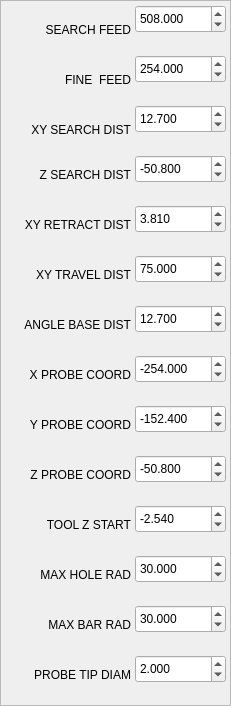
   <widget class="QFrame" name="frame_2">
    <property name="geometry">
     <rect>
      <x>960</x>
      <y>0</y>
      <width>231</width>
      <height>706</height>
     </rect>
    </property>
    <property name="frameShape">
     <enum>QFrame::StyledPanel</enum>
    </property>
    <property name="frameShadow">
     <enum>QFrame::Raised</enum>
    </property>
    <widget class="QLabel" name="label_6">
     <property name="geometry">
      <rect>
       <x>20</x>
       <y>20</y>
       <width>111</width>
       <height>19</height>
      </rect>
     </property>
     <property name="text">
      <string>SEARCH FEED</string>
     </property>
     <property name="alignment">
      <set>Qt::AlignRight|Qt::AlignTrailing|Qt::AlignVCenter</set>
     </property>
    </widget>
    <widget class="QLabel" name="label_8">
     <property name="geometry">
      <rect>
       <x>20</x>
       <y>70</y>
       <width>111</width>
       <height>19</height>
      </rect>
     </property>
     <property name="text">
      <string>FINE  FEED</string>
     </property>
     <property name="alignment">
      <set>Qt::AlignRight|Qt::AlignTrailing|Qt::AlignVCenter</set>
     </property>
    </widget>
    <widget class="QLabel" name="label_9">
     <property name="geometry">
      <rect>
       <x>10</x>
       <y>120</y>
       <width>121</width>
       <height>19</height>
      </rect>
     </property>
     <property name="text">
      <string> XY SEARCH DIST</string>
     </property>
     <property name="alignment">
      <set>Qt::AlignRight|Qt::AlignTrailing|Qt::AlignVCenter</set>
     </property>
    </widget>
    <widget class="QLabel" name="label_10">
     <property name="geometry">
      <rect>
       <x>10</x>
       <y>415</y>
       <width>121</width>
       <height>19</height>
      </rect>
     </property>
     <property name="text">
      <string>Y PROBE COORD</string>
     </property>
     <property name="alignment">
      <set>Qt::AlignRight|Qt::AlignTrailing|Qt::AlignVCenter</set>
     </property>
    </widget>
    <widget class="QLabel" name="label_11">
     <property name="geometry">
      <rect>
       <x>10</x>
       <y>215</y>
       <width>121</width>
       <height>19</height>
      </rect>
     </property>
     <property name="text">
      <string>XY RETRACT DIST</string>
     </property>
     <property name="alignment">
      <set>Qt::AlignRight|Qt::AlignTrailing|Qt::AlignVCenter</set>
     </property>
    </widget>
    <widget class="QLabel" name="label_15">
     <property name="geometry">
      <rect>
       <x>10</x>
       <y>365</y>
       <width>121</width>
       <height>19</height>
      </rect>
     </property>
     <property name="text">
      <string>X PROBE COORD</string>
     </property>
     <property name="alignment">
      <set>Qt::AlignRight|Qt::AlignTrailing|Qt::AlignVCenter</set>
     </property>
    </widget>
    <widget class="QDoubleSpinBox" name="probe_search_feed1">
     <property name="geometry">
      <rect>
       <x>135</x>
       <y>5</y>
       <width>91</width>
       <height>28</height>
      </rect>
     </property>
     <property name="toolTip">
      <string>Sets the Faster search feedrate</string>
     </property>
     <property name="decimals">
      <number>3</number>
     </property>
     <property name="maximum">
      <double>600.000000000000000</double>
     </property>
     <property name="singleStep">
      <double>0.100000000000000</double>
     </property>
     <property name="value">
      <double>508.000000000000000</double>
     </property>
     <property name="function" stdset="0">
      <string>hal_pin</string>
     </property>
     <property name="pin_name" stdset="0">
      <string>probe_search_feed</string>
     </property>
     <property name="hal_type" stdset="0">
      <string>HAL_FLOAT</string>
     </property>
     <property name="hal_dir" stdset="0">
      <string>HAL_OUT</string>
     </property>
    </widget>
    <widget class="QDoubleSpinBox" name="probe_fine_feed1">
     <property name="geometry">
      <rect>
       <x>135</x>
       <y>55</y>
       <width>91</width>
       <height>28</height>
      </rect>
     </property>
     <property name="toolTip">
      <string>Set the Fine feedrate</string>
     </property>
     <property name="decimals">
      <number>3</number>
     </property>
     <property name="maximum">
      <double>500.000000000000000</double>
     </property>
     <property name="singleStep">
      <double>0.100000000000000</double>
     </property>
     <property name="value">
      <double>254.000000000000000</double>
     </property>
     <property name="function" stdset="0">
      <string>hal_pin</string>
     </property>
     <property name="pin_name" stdset="0">
      <string>probe_fine_feed</string>
     </property>
     <property name="hal_type" stdset="0">
      <string>HAL_FLOAT</string>
     </property>
     <property name="hal_dir" stdset="0">
      <string>HAL_OUT</string>
     </property>
    </widget>
    <widget class="QDoubleSpinBox" name="probe_search_dist1">
     <property name="geometry">
      <rect>
       <x>135</x>
       <y>105</y>
       <width>91</width>
       <height>28</height>
      </rect>
     </property>
     <property name="toolTip">
      <string>&lt;html&gt;&lt;head/&gt;&lt;body&gt;&lt;p&gt;Max XY search distance on Outside / Inside and Angle routines&lt;/p&gt;&lt;/body&gt;&lt;/html&gt;</string>
     </property>
     <property name="decimals">
      <number>3</number>
     </property>
     <property name="minimum">
      <double>-20.000000000000000</double>
     </property>
     <property name="maximum">
      <double>20.000000000000000</double>
     </property>
     <property name="singleStep">
      <double>0.010000000000000</double>
     </property>
     <property name="value">
      <double>12.699999999999999</double>
     </property>
     <property name="function" stdset="0">
      <string>hal_pin</string>
     </property>
     <property name="pin_name" stdset="0">
      <string>probe_search_dist</string>
     </property>
     <property name="hal_type" stdset="0">
      <string>HAL_FLOAT</string>
     </property>
     <property name="hal_dir" stdset="0">
      <string>HAL_OUT</string>
     </property>
    </widget>
    <widget class="QDoubleSpinBox" name="probe_y_coord1">
     <property name="geometry">
      <rect>
       <x>135</x>
       <y>405</y>
       <width>91</width>
       <height>28</height>
      </rect>
     </property>
     <property name="toolTip">
      <string>Y Coordinate for tool probe</string>
     </property>
     <property name="decimals">
      <number>3</number>
     </property>
     <property name="minimum">
      <double>-500.000000000000000</double>
     </property>
     <property name="maximum">
      <double>500.000000000000000</double>
     </property>
     <property name="singleStep">
      <double>0.001000000000000</double>
     </property>
     <property name="value">
      <double>-152.400000000000006</double>
     </property>
     <property name="function" stdset="0">
      <string>hal_pin</string>
     </property>
     <property name="pin_name" stdset="0">
      <string>probe_y_coord</string>
     </property>
     <property name="hal_type" stdset="0">
      <string>HAL_FLOAT</string>
     </property>
     <property name="hal_dir" stdset="0">
      <string>HAL_OUT</string>
     </property>
    </widget>
    <widget class="QDoubleSpinBox" name="probe_retract_dist1">
     <property name="geometry">
      <rect>
       <x>135</x>
       <y>205</y>
       <width>91</width>
       <height>28</height>
      </rect>
     </property>
     <property name="toolTip">
      <string>Retract Distance on edge probes</string>
     </property>
     <property name="decimals">
      <number>3</number>
     </property>
     <property name="minimum">
      <double>0.150000000000000</double>
     </property>
     <property name="maximum">
      <double>4.000000000000000</double>
     </property>
     <property name="singleStep">
      <double>0.010000000000000</double>
     </property>
     <property name="value">
      <double>3.810000000000000</double>
     </property>
     <property name="function" stdset="0">
      <string>hal_pin</string>
     </property>
     <property name="pin_name" stdset="0">
      <string>probe_retract_dist</string>
     </property>
     <property name="hal_type" stdset="0">
      <string>HAL_FLOAT</string>
     </property>
     <property name="hal_dir" stdset="0">
      <string>HAL_OUT</string>
     </property>
    </widget>
    <widget class="QDoubleSpinBox" name="probe_x_coord1">
     <property name="geometry">
      <rect>
       <x>135</x>
       <y>355</y>
       <width>91</width>
       <height>28</height>
      </rect>
     </property>
     <property name="toolTip">
      <string>X Coordinate for tool probe</string>
     </property>
     <property name="decimals">
      <number>3</number>
     </property>
     <property name="minimum">
      <double>-500.000000000000000</double>
     </property>
     <property name="maximum">
      <double>500.000000000000000</double>
     </property>
     <property name="singleStep">
      <double>0.001000000000000</double>
     </property>
     <property name="value">
      <double>-254.000000000000000</double>
     </property>
     <property name="function" stdset="0">
      <string>hal_pin</string>
     </property>
     <property name="pin_name" stdset="0">
      <string>probe_x_coord</string>
     </property>
     <property name="hal_type" stdset="0">
      <string>HAL_FLOAT</string>
     </property>
     <property name="hal_dir" stdset="0">
      <string>HAL_OUT</string>
     </property>
    </widget>
    <widget class="QLabel" name="label_25">
     <property name="geometry">
      <rect>
       <x>10</x>
       <y>615</y>
       <width>121</width>
       <height>19</height>
      </rect>
     </property>
     <property name="text">
      <string>MAX BAR RAD</string>
     </property>
     <property name="alignment">
      <set>Qt::AlignRight|Qt::AlignTrailing|Qt::AlignVCenter</set>
     </property>
    </widget>
    <widget class="QLabel" name="label_26">
     <property name="geometry">
      <rect>
       <x>20</x>
       <y>165</y>
       <width>111</width>
       <height>19</height>
      </rect>
     </property>
     <property name="text">
      <string>Z SEARCH DIST</string>
     </property>
     <property name="alignment">
      <set>Qt::AlignRight|Qt::AlignTrailing|Qt::AlignVCenter</set>
     </property>
    </widget>
    <widget class="QDoubleSpinBox" name="probe_z_max_probe1">
     <property name="geometry">
      <rect>
       <x>135</x>
       <y>155</y>
       <width>91</width>
       <height>28</height>
      </rect>
     </property>
     <property name="toolTip">
      <string>Max Z probe search distance</string>
     </property>
     <property name="decimals">
      <number>3</number>
     </property>
     <property name="minimum">
      <double>-100.000000000000000</double>
     </property>
     <property name="maximum">
      <double>20.000000000000000</double>
     </property>
     <property name="singleStep">
      <double>0.010000000000000</double>
     </property>
     <property name="value">
      <double>-50.799999999999997</double>
     </property>
     <property name="function" stdset="0">
      <string>hal_pin</string>
     </property>
     <property name="pin_name" stdset="0">
      <string>probe_z_max_probe</string>
     </property>
     <property name="hal_type" stdset="0">
      <string>HAL_FLOAT</string>
     </property>
     <property name="hal_dir" stdset="0">
      <string>HAL_OUT</string>
     </property>
    </widget>
    <widget class="QLabel" name="label_27">
     <property name="geometry">
      <rect>
       <x>20</x>
       <y>515</y>
       <width>111</width>
       <height>19</height>
      </rect>
     </property>
     <property name="text">
      <string>TOOL Z START</string>
     </property>
     <property name="alignment">
      <set>Qt::AlignRight|Qt::AlignTrailing|Qt::AlignVCenter</set>
     </property>
    </widget>
    <widget class="QLabel" name="label_28">
     <property name="geometry">
      <rect>
       <x>10</x>
       <y>565</y>
       <width>121</width>
       <height>19</height>
      </rect>
     </property>
     <property name="text">
      <string>MAX HOLE RAD</string>
     </property>
     <property name="alignment">
      <set>Qt::AlignRight|Qt::AlignTrailing|Qt::AlignVCenter</set>
     </property>
    </widget>
    <widget class="QDoubleSpinBox" name="probe_tip_diam1">
     <property name="geometry">
      <rect>
       <x>135</x>
       <y>655</y>
       <width>91</width>
       <height>28</height>
      </rect>
     </property>
     <property name="toolTip">
      <string>Enter your probe tip diameter here</string>
     </property>
     <property name="decimals">
      <number>3</number>
     </property>
     <property name="maximum">
      <double>10.000000000000000</double>
     </property>
     <property name="singleStep">
      <double>0.010000000000000</double>
     </property>
     <property name="value">
      <double>2.000000000000000</double>
     </property>
     <property name="function" stdset="0">
      <string>hal_pin</string>
     </property>
     <property name="pin_name" stdset="0">
      <string>probe_tip_diam</string>
     </property>
     <property name="hal_type" stdset="0">
      <string>HAL_FLOAT</string>
     </property>
     <property name="hal_dir" stdset="0">
      <string>HAL_OUT</string>
     </property>
    </widget>
    <widget class="QDoubleSpinBox" name="probe_z_start1">
     <property name="geometry">
      <rect>
       <x>135</x>
       <y>505</y>
       <width>91</width>
       <height>28</height>
      </rect>
     </property>
     <property name="toolTip">
      <string>Z start for tool probing</string>
     </property>
     <property name="decimals">
      <number>3</number>
     </property>
     <property name="minimum">
      <double>-50.000000000000000</double>
     </property>
     <property name="maximum">
      <double>50.000000000000000</double>
     </property>
     <property name="singleStep">
      <double>0.001000000000000</double>
     </property>
     <property name="value">
      <double>-2.540000000000000</double>
     </property>
     <property name="function" stdset="0">
      <string>hal_pin</string>
     </property>
     <property name="pin_name" stdset="0">
      <string>probe_z_start</string>
     </property>
     <property name="hal_type" stdset="0">
      <string>HAL_FLOAT</string>
     </property>
     <property name="hal_dir" stdset="0">
      <string>HAL_OUT</string>
     </property>
    </widget>
    <widget class="QDoubleSpinBox" name="probe_max_hole_r1">
     <property name="geometry">
      <rect>
       <x>135</x>
       <y>555</y>
       <width>91</width>
       <height>28</height>
      </rect>
     </property>
     <property name="toolTip">
      <string>Set this a bit larger than the hole radius</string>
     </property>
     <property name="decimals">
      <number>3</number>
     </property>
     <property name="singleStep">
      <double>0.001000000000000</double>
     </property>
     <property name="value">
      <double>30.000000000000000</double>
     </property>
     <property name="function" stdset="0">
      <string>hal_pin</string>
     </property>
     <property name="pin_name" stdset="0">
      <string>probe_max_hole_r</string>
     </property>
     <property name="hal_type" stdset="0">
      <string>HAL_FLOAT</string>
     </property>
     <property name="hal_dir" stdset="0">
      <string>HAL_OUT</string>
     </property>
    </widget>
    <widget class="QDoubleSpinBox" name="probe_max_bar_r1">
     <property name="geometry">
      <rect>
       <x>135</x>
       <y>605</y>
       <width>91</width>
       <height>28</height>
      </rect>
     </property>
     <property name="toolTip">
      <string>Set this a bit larger than the bar radius</string>
     </property>
     <property name="decimals">
      <number>3</number>
     </property>
     <property name="maximum">
      <double>99.989999999999995</double>
     </property>
     <property name="singleStep">
      <double>0.001000000000000</double>
     </property>
     <property name="value">
      <double>30.000000000000000</double>
     </property>
     <property name="function" stdset="0">
      <string>hal_pin</string>
     </property>
     <property name="pin_name" stdset="0">
      <string>probe_max_bar_r</string>
     </property>
     <property name="hal_type" stdset="0">
      <string>HAL_FLOAT</string>
     </property>
     <property name="hal_dir" stdset="0">
      <string>HAL_OUT</string>
     </property>
    </widget>
    <widget class="QLabel" name="label_29">
     <property name="geometry">
      <rect>
       <x>10</x>
       <y>665</y>
       <width>121</width>
       <height>19</height>
      </rect>
     </property>
     <property name="text">
      <string>PROBE TIP DIAM</string>
     </property>
     <property name="alignment">
      <set>Qt::AlignRight|Qt::AlignTrailing|Qt::AlignVCenter</set>
     </property>
    </widget>
    <widget class="QDoubleSpinBox" name="probe_xy_travel_dist1">
     <property name="geometry">
      <rect>
       <x>135</x>
       <y>255</y>
       <width>91</width>
       <height>28</height>
      </rect>
     </property>
     <property name="toolTip">
      <string>&lt;html&gt;&lt;head/&gt;&lt;body&gt;&lt;p&gt;Max travel on XY Distance , 2nd point search distance on Angle&lt;/p&gt;&lt;/body&gt;&lt;/html&gt;</string>
     </property>
     <property name="decimals">
      <number>3</number>
     </property>
     <property name="minimum">
      <double>0.200000000000000</double>
     </property>
     <property name="maximum">
      <double>999.000000000000000</double>
     </property>
     <property name="singleStep">
      <double>0.010000000000000</double>
     </property>
     <property name="value">
      <double>75.000000000000000</double>
     </property>
     <property name="function" stdset="0">
      <string>hal_pin</string>
     </property>
     <property name="pin_name" stdset="0">
      <string>probe_xy_travel_dist</string>
     </property>
     <property name="hal_type" stdset="0">
      <string>HAL_FLOAT</string>
     </property>
     <property name="hal_dir" stdset="0">
      <string>HAL_OUT</string>
     </property>
    </widget>
    <widget class="QLabel" name="label_18">
     <property name="geometry">
      <rect>
       <x>10</x>
       <y>265</y>
       <width>121</width>
       <height>19</height>
      </rect>
     </property>
     <property name="text">
      <string> XY TRAVEL DIST</string>
     </property>
     <property name="alignment">
      <set>Qt::AlignRight|Qt::AlignTrailing|Qt::AlignVCenter</set>
     </property>
    </widget>
    <widget class="QLabel" name="label_20">
     <property name="geometry">
      <rect>
       <x>5</x>
       <y>315</y>
       <width>126</width>
       <height>19</height>
      </rect>
     </property>
     <property name="text">
      <string>ANGLE BASE DIST</string>
     </property>
     <property name="alignment">
      <set>Qt::AlignRight|Qt::AlignTrailing|Qt::AlignVCenter</set>
     </property>
    </widget>
    <widget class="QDoubleSpinBox" name="probe_angle_base_dist1">
     <property name="geometry">
      <rect>
       <x>135</x>
       <y>305</y>
       <width>91</width>
       <height>28</height>
      </rect>
     </property>
     <property name="toolTip">
      <string>Sets the angle base side length</string>
     </property>
     <property name="decimals">
      <number>3</number>
     </property>
     <property name="minimum">
      <double>0.200000000000000</double>
     </property>
     <property name="maximum">
      <double>999.000000000000000</double>
     </property>
     <property name="singleStep">
      <double>0.010000000000000</double>
     </property>
     <property name="value">
      <double>12.699999999999999</double>
     </property>
     <property name="function" stdset="0">
      <string>hal_pin</string>
     </property>
     <property name="pin_name" stdset="0">
      <string>probe_angle_base_dist</string>
     </property>
     <property name="hal_type" stdset="0">
      <string>HAL_FLOAT</string>
     </property>
     <property name="hal_dir" stdset="0">
      <string>HAL_OUT</string>
     </property>
    </widget>
    <widget class="QDoubleSpinBox" name="probe_z_coord1">
     <property name="geometry">
      <rect>
       <x>135</x>
       <y>455</y>
       <width>91</width>
       <height>28</height>
      </rect>
     </property>
     <property name="toolTip">
      <string>Y Coordinate for tool probe</string>
     </property>
     <property name="decimals">
      <number>3</number>
     </property>
     <property name="minimum">
      <double>-500.000000000000000</double>
     </property>
     <property name="maximum">
      <double>500.000000000000000</double>
     </property>
     <property name="singleStep">
      <double>0.001000000000000</double>
     </property>
     <property name="value">
      <double>-50.799999999999997</double>
     </property>
     <property name="function" stdset="0">
      <string>hal_pin</string>
     </property>
     <property name="pin_name" stdset="0">
      <string>probe_z_coord</string>
     </property>
     <property name="hal_type" stdset="0">
      <string>HAL_FLOAT</string>
     </property>
     <property name="hal_dir" stdset="0">
      <string>HAL_OUT</string>
     </property>
    </widget>
    <widget class="QLabel" name="label_33">
     <property name="geometry">
      <rect>
       <x>10</x>
       <y>465</y>
       <width>121</width>
       <height>19</height>
      </rect>
     </property>
     <property name="text">
      <string> Z PROBE COORD</string>
     </property>
     <property name="alignment">
      <set>Qt::AlignRight|Qt::AlignTrailing|Qt::AlignVCenter</set>
     </property>
    </widget>
   </widget>
